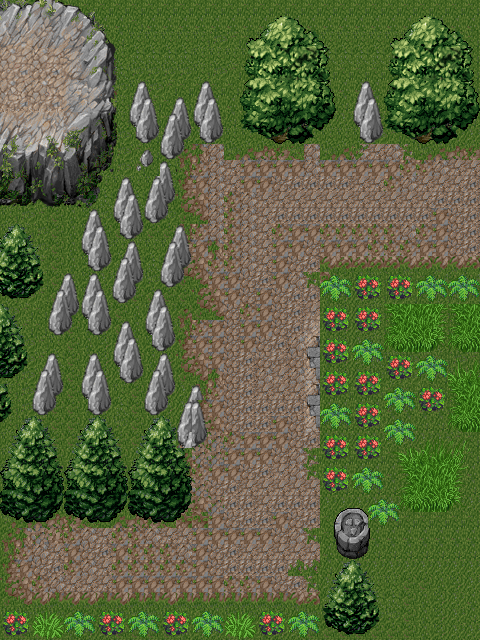

Below is a game level as drawn by its tile map, then a one-line description and the .tmx that defines it (tile-layer data replaced by summaries):
An orthogonal 30x40 tile map with 16x16 px tiles, 3 tile layers (BackgroundLayer, MidLayer, BlocksLayer), 4 tilesets and 4 objects (2x obstacle, hero, chest).

<map version="1.0" tiledversion="1.0.3" orientation="orthogonal" renderorder="right-down" width="30" height="40" tilewidth="16" tileheight="16" nextobjectid="24">
 <tileset firstgid="1" name="mountain_landscape" tilewidth="16" tileheight="16" tilecount="1024" columns="32">
  <image source="mountain_landscape.png" width="512" height="512" />
 </tileset>
 <tileset firstgid="1025" name="arrow" tilewidth="42" tileheight="5" tilecount="1" columns="1">
  <image source="../obstacles/arrow.png" width="44" height="5" />
 </tileset>
 <tileset firstgid="1026" name="hero" tilewidth="48" tileheight="48" tilecount="16" columns="4">
  <image source="../hero.png" width="192" height="192" />
 </tileset>
 <tileset firstgid="1042" name="chest" tilewidth="32" tileheight="32" tilecount="2" columns="2">
  <image source="../chest.png" width="64" height="32" />
 </tileset>
 <layer name="BackgroundLayer" width="30" height="40">
  <data>[1200 cells, 1200 non-empty, 61 distinct tile ids]</data>
 </layer>
 <layer name="MidLayer" width="30" height="40">
  <data>[1200 cells, 32 non-empty, 16 distinct tile ids]</data>
 </layer>
 <objectgroup name="Obstacles" offsetx="4.7009" offsety="-5.87613">
  <object id="3" name="bottomArrow" type="obstacle" gid="1025" x="138.546" y="354.286" width="42" height="5">
   <properties>
    <property name="sprite" value="arrow" />
   </properties>
  </object>
  <object id="5" name="topArrow" type="obstacle" gid="1025" x="329.217" y="9.05136" width="42" height="5" rotation="90">
   <properties>
    <property name="sprite" value="arrow" />
   </properties>
  </object>
  <object id="9" name="hero" type="hero" gid="1029" x="11.2568" y="591.634" width="48" height="48">
   <properties>
    <property name="sprite" value="hero" />
   </properties>
  </object>
  <object id="17" name="chest" type="chest" gid="1042" x="436.11" y="196.11" width="32" height="32" rotation="90">
   <properties>
    <property name="sprite" value="chest" />
   </properties>
  </object>
 </objectgroup>
 <layer name="BlocksLayer" width="30" height="40">
  <data>[1200 cells, 648 non-empty, 269 distinct tile ids]</data>
 </layer>
</map>
